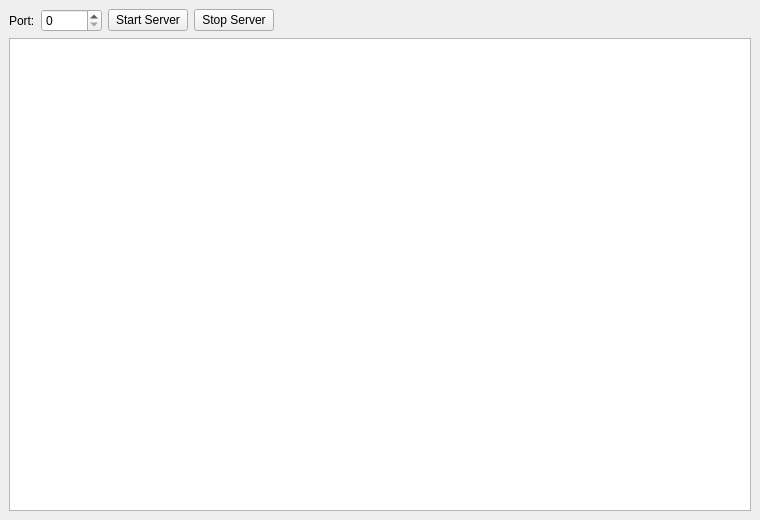
<?xml version="1.0" encoding="UTF-8"?>
<ui version="4.0">
 <class>ServerWindow</class>
 <widget class="QMainWindow" name="ServerWindow">
  <property name="geometry">
   <rect><x>0</x><y>0</y><width>760</width><height>520</height></rect>
  </property>
  <property name="windowTitle">
   <string>Qt Chat Server</string>
  </property>
  <widget class="QWidget" name="centralWidget">
   <layout class="QVBoxLayout" name="verticalLayout">
    <item>
     <layout class="QHBoxLayout" name="topLayout">
      <item><widget class="QLabel" name="label"><property name="text"><string>Port:</string></property></widget></item>
      <item><widget class="QSpinBox" name="spinPort"><property name="maximum"><number>65535</number></property></widget></item>
      <item><widget class="QPushButton" name="btnStart"><property name="text"><string>Start Server</string></property></widget></item>
      <item><widget class="QPushButton" name="btnStop"><property name="text"><string>Stop Server</string></property></widget></item>
      <item><spacer name="horizontalSpacer"><property name="orientation"><enum>Qt::Horizontal</enum></property><property name="sizeHint" stdset="0"><size><width>40</width><height>20</height></size></property></spacer></item>
     </layout>
    </item>
    <item>
     <widget class="QPlainTextEdit" name="txtLog">
      <property name="readOnly"><bool>true</bool></property>
     </widget>
    </item>
   </layout>
  </widget>
 </widget>
 <resources/>
 <connections/>
</ui>
